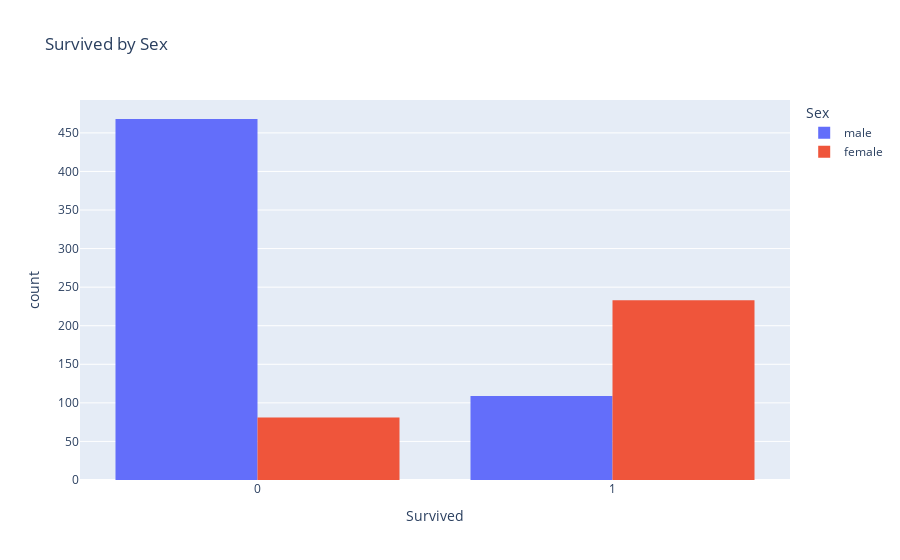

Notebook code cell kept with this figure:
### Code cell
px.histogram(df,x = 'Survived',color='Sex', title='Survived by Sex', barmode='group') # grouped bar chart

### Figure 1 — Plotly figure (JSON) as saved in the notebook; plotly's stock layout.template omitted (floating-point values rounded to 4 significant figures; data arrays with more than 128 entries replaced by an {"elided": "..."} marker saying what was removed)
{"data": [{"alignmentgroup": "True", "bingroup": "x", "hovertemplate": "Sex=male<br>Survived=%{x}<br>count=%{y}<extra></extra>", "legendgroup": "male", "marker": {"color": "#636efa", "pattern": {"shape": ""}}, "name": "male", "offsetgroup": "male", "orientation": "v", "showlegend": true, "type": "histogram", "x": {"elided": "577 int values"}, "xaxis": "x", "yaxis": "y"}, {"alignmentgroup": "True", "bingroup": "x", "hovertemplate": "Sex=female<br>Survived=%{x}<br>count=%{y}<extra></extra>", "legendgroup": "female", "marker": {"color": "#EF553B", "pattern": {"shape": ""}}, "name": "female", "offsetgroup": "female", "orientation": "v", "showlegend": true, "type": "histogram", "x": {"elided": "314 int values"}, "xaxis": "x", "yaxis": "y"}], "layout": {"barmode": "group", "legend": {"title": {"text": "Sex"}, "tracegroupgap": 0}, "title": {"text": "Survived by Sex"}, "xaxis": {"anchor": "y", "domain": [0, 1], "title": {"text": "Survived"}}, "yaxis": {"anchor": "x", "domain": [0, 1], "title": {"text": "count"}}}}
